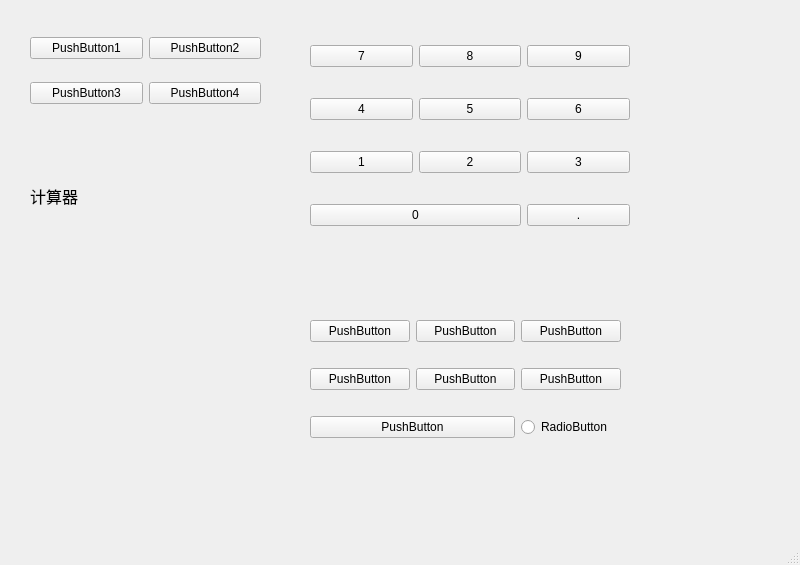
<?xml version="1.0" encoding="UTF-8"?>
<ui version="4.0">
 <class>MainWindow</class>
 <widget class="QMainWindow" name="MainWindow">
  <property name="geometry">
   <rect>
    <x>0</x>
    <y>0</y>
    <width>800</width>
    <height>565</height>
   </rect>
  </property>
  <property name="windowTitle">
   <string>MainWindow</string>
  </property>
  <widget class="QWidget" name="centralwidget">
   <widget class="QLabel" name="label">
    <property name="geometry">
     <rect>
      <x>30</x>
      <y>180</y>
      <width>171</width>
      <height>31</height>
     </rect>
    </property>
    <property name="font">
     <font>
      <family>Microsoft YaHei UI</family>
      <pointsize>12</pointsize>
      <weight>50</weight>
      <bold>false</bold>
     </font>
    </property>
    <property name="text">
     <string>计算器</string>
    </property>
    <property name="alignment">
     <set>Qt::AlignLeading|Qt::AlignLeft|Qt::AlignVCenter</set>
    </property>
   </widget>
   <widget class="QWidget" name="gridLayoutWidget">
    <property name="geometry">
     <rect>
      <x>310</x>
      <y>300</y>
      <width>311</width>
      <height>161</height>
     </rect>
    </property>
    <layout class="QGridLayout" name="gridLayout_3">
     <item row="1" column="1">
      <widget class="QPushButton" name="pushButton_20">
       <property name="text">
        <string>PushButton</string>
       </property>
      </widget>
     </item>
     <item row="1" column="2">
      <widget class="QPushButton" name="pushButton_21">
       <property name="text">
        <string>PushButton</string>
       </property>
      </widget>
     </item>
     <item row="1" column="0">
      <widget class="QPushButton" name="pushButton_19">
       <property name="text">
        <string>PushButton</string>
       </property>
      </widget>
     </item>
     <item row="0" column="1">
      <widget class="QPushButton" name="pushButton_17">
       <property name="text">
        <string>PushButton</string>
       </property>
      </widget>
     </item>
     <item row="0" column="0">
      <widget class="QPushButton" name="pushButton_16">
       <property name="text">
        <string>PushButton</string>
       </property>
      </widget>
     </item>
     <item row="0" column="2">
      <widget class="QPushButton" name="pushButton_18">
       <property name="text">
        <string>PushButton</string>
       </property>
      </widget>
     </item>
     <item row="2" column="0" colspan="2">
      <widget class="QPushButton" name="pushButton_22">
       <property name="text">
        <string>PushButton</string>
       </property>
      </widget>
     </item>
     <item row="2" column="2">
      <widget class="QRadioButton" name="radioButton">
       <property name="text">
        <string>RadioButton</string>
       </property>
      </widget>
     </item>
    </layout>
   </widget>
   <widget class="QWidget" name="">
    <property name="geometry">
     <rect>
      <x>30</x>
      <y>20</y>
      <width>231</width>
      <height>101</height>
     </rect>
    </property>
    <layout class="QGridLayout" name="gridLayout">
     <item row="0" column="0">
      <widget class="QPushButton" name="pushButton">
       <property name="text">
        <string>PushButton1</string>
       </property>
      </widget>
     </item>
     <item row="0" column="1">
      <widget class="QPushButton" name="pushButton_2">
       <property name="text">
        <string>PushButton2</string>
       </property>
      </widget>
     </item>
     <item row="1" column="0">
      <widget class="QPushButton" name="pushButton_3">
       <property name="text">
        <string>PushButton3</string>
       </property>
      </widget>
     </item>
     <item row="1" column="1">
      <widget class="QPushButton" name="pushButton_4">
       <property name="text">
        <string>PushButton4</string>
       </property>
      </widget>
     </item>
    </layout>
   </widget>
   <widget class="QWidget" name="">
    <property name="geometry">
     <rect>
      <x>310</x>
      <y>20</y>
      <width>320</width>
      <height>231</height>
     </rect>
    </property>
    <layout class="QGridLayout" name="gridLayout_2">
     <item row="1" column="2">
      <widget class="QPushButton" name="pushButton_7">
       <property name="text">
        <string>6</string>
       </property>
      </widget>
     </item>
     <item row="3" column="0" colspan="2">
      <widget class="QPushButton" name="pushButton_14">
       <property name="text">
        <string>0</string>
       </property>
      </widget>
     </item>
     <item row="0" column="0">
      <widget class="QPushButton" name="pushButton_5">
       <property name="text">
        <string>7</string>
       </property>
      </widget>
     </item>
     <item row="2" column="0">
      <widget class="QPushButton" name="pushButton_11">
       <property name="text">
        <string>1</string>
       </property>
      </widget>
     </item>
     <item row="3" column="2">
      <widget class="QPushButton" name="pushButton_15">
       <property name="text">
        <string>.</string>
       </property>
      </widget>
     </item>
     <item row="0" column="1">
      <widget class="QPushButton" name="pushButton_6">
       <property name="text">
        <string>8</string>
       </property>
      </widget>
     </item>
     <item row="2" column="2">
      <widget class="QPushButton" name="pushButton_12">
       <property name="text">
        <string>3</string>
       </property>
      </widget>
     </item>
     <item row="2" column="1">
      <widget class="QPushButton" name="pushButton_13">
       <property name="text">
        <string>2</string>
       </property>
      </widget>
     </item>
     <item row="1" column="0">
      <widget class="QPushButton" name="pushButton_10">
       <property name="text">
        <string>4</string>
       </property>
      </widget>
     </item>
     <item row="0" column="2">
      <widget class="QPushButton" name="pushButton_9">
       <property name="text">
        <string>9</string>
       </property>
      </widget>
     </item>
     <item row="1" column="1">
      <widget class="QPushButton" name="pushButton_8">
       <property name="text">
        <string>5</string>
       </property>
      </widget>
     </item>
    </layout>
   </widget>
  </widget>
  <widget class="QMenuBar" name="menubar">
   <property name="geometry">
    <rect>
     <x>0</x>
     <y>0</y>
     <width>800</width>
     <height>23</height>
    </rect>
   </property>
  </widget>
  <widget class="QStatusBar" name="statusbar"/>
 </widget>
 <resources/>
 <connections/>
</ui>
